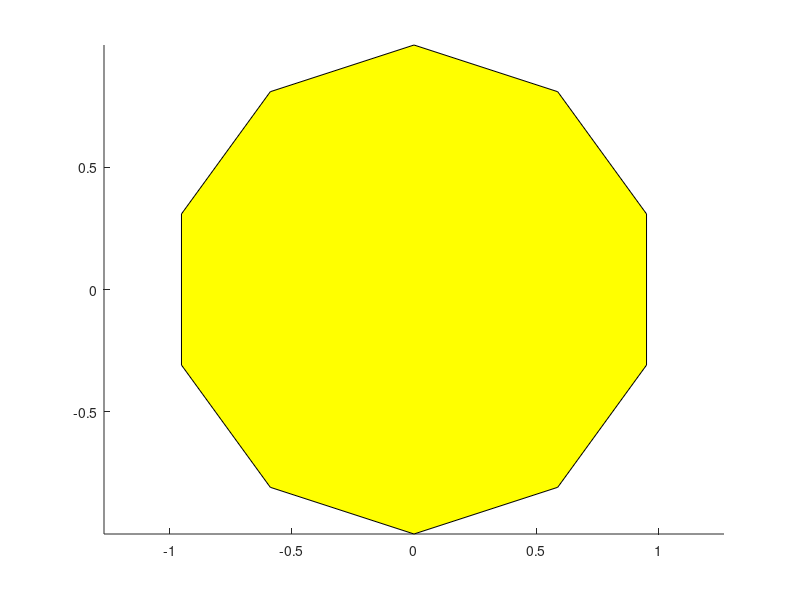

Source code (MATLAB):
%=============================================================================
% Copyright (c) 2016-present Allan CORNET (Nelson)
%=============================================================================
% This file is part of Nelson.
%=============================================================================
% LICENCE_BLOCK_BEGIN
% SPDX-License-Identifier: LGPL-3.0-or-later
% LICENCE_BLOCK_END
%=============================================================================
% <--ADV-CLI MODE-->
%=============================================================================
f = figure();
t = 0:pi / 5:2 * pi;
p = patch(sin(t), cos(t), 'y');
axis equal
%=============================================================================
